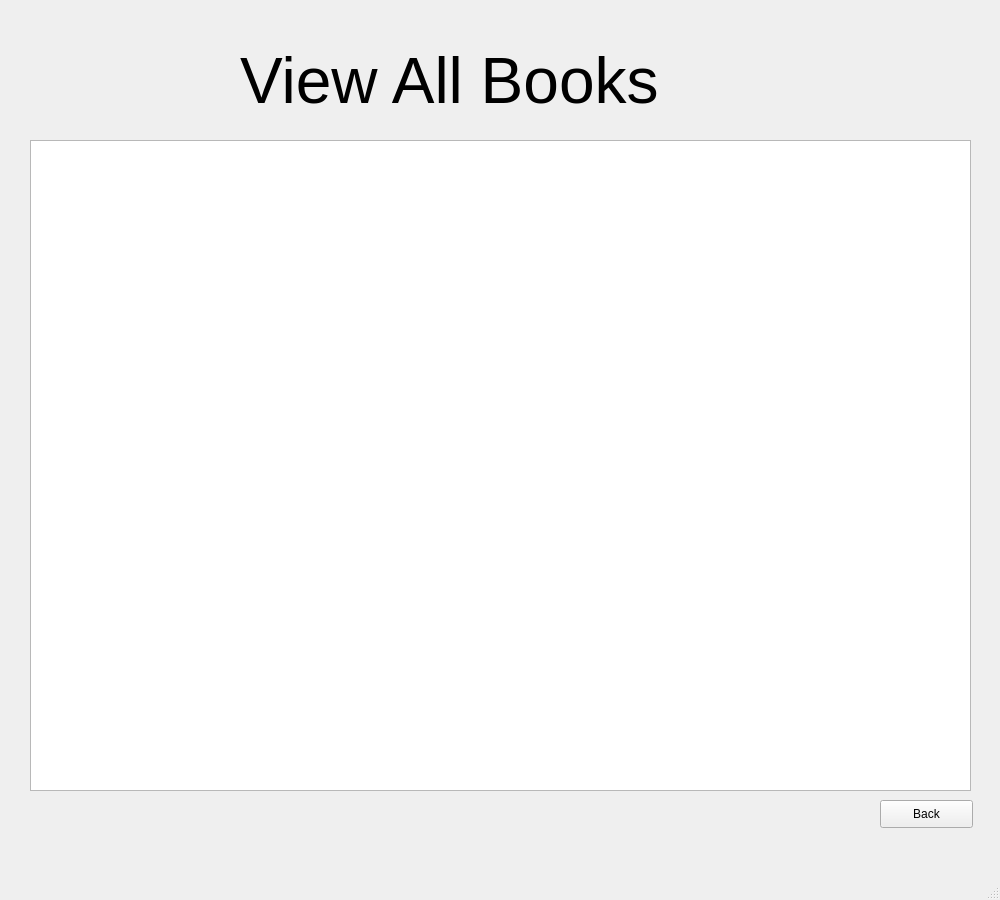
<?xml version="1.0" encoding="UTF-8"?>
<ui version="4.0">
 <class>ViewAllBooksWindow</class>
 <widget class="QMainWindow" name="ViewAllBooksWindow">
  <property name="geometry">
   <rect>
    <x>0</x>
    <y>0</y>
    <width>1000</width>
    <height>900</height>
   </rect>
  </property>
  <property name="minimumSize">
   <size>
    <width>1000</width>
    <height>900</height>
   </size>
  </property>
  <property name="maximumSize">
   <size>
    <width>1000</width>
    <height>900</height>
   </size>
  </property>
  <property name="windowTitle">
   <string>MainWindow</string>
  </property>
  <widget class="QWidget" name="centralwidget">
   <widget class="QLabel" name="label">
    <property name="geometry">
     <rect>
      <x>240</x>
      <y>30</y>
      <width>521</width>
      <height>101</height>
     </rect>
    </property>
    <property name="font">
     <font>
      <pointsize>48</pointsize>
     </font>
    </property>
    <property name="text">
     <string>View All Books</string>
    </property>
   </widget>
   <widget class="QPushButton" name="pushButton">
    <property name="geometry">
     <rect>
      <x>880</x>
      <y>800</y>
      <width>93</width>
      <height>28</height>
     </rect>
    </property>
    <property name="text">
     <string>Back</string>
    </property>
   </widget>
   <widget class="QTableWidget" name="tableWidget">
    <property name="geometry">
     <rect>
      <x>30</x>
      <y>140</y>
      <width>941</width>
      <height>651</height>
     </rect>
    </property>
   </widget>
  </widget>
  <widget class="QMenuBar" name="menubar">
   <property name="geometry">
    <rect>
     <x>0</x>
     <y>0</y>
     <width>1000</width>
     <height>26</height>
    </rect>
   </property>
  </widget>
  <widget class="QStatusBar" name="statusbar"/>
 </widget>
 <resources/>
 <connections/>
</ui>
